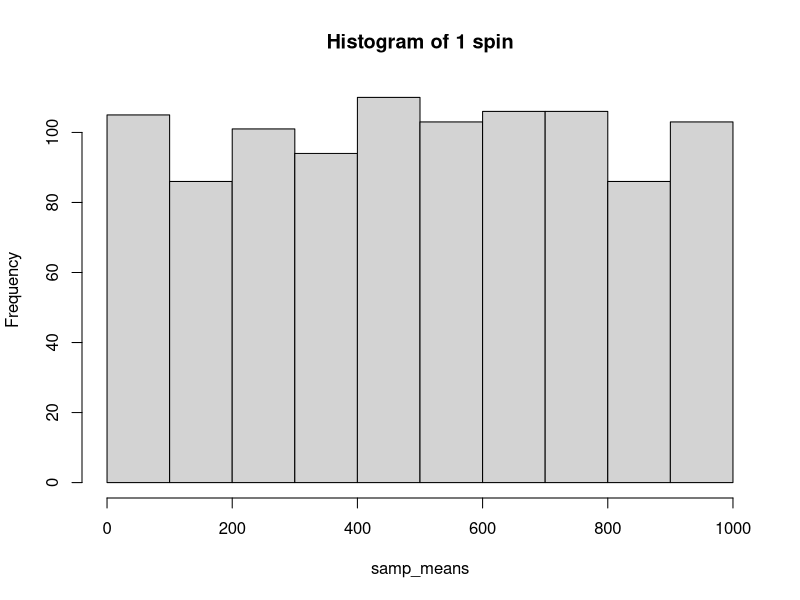
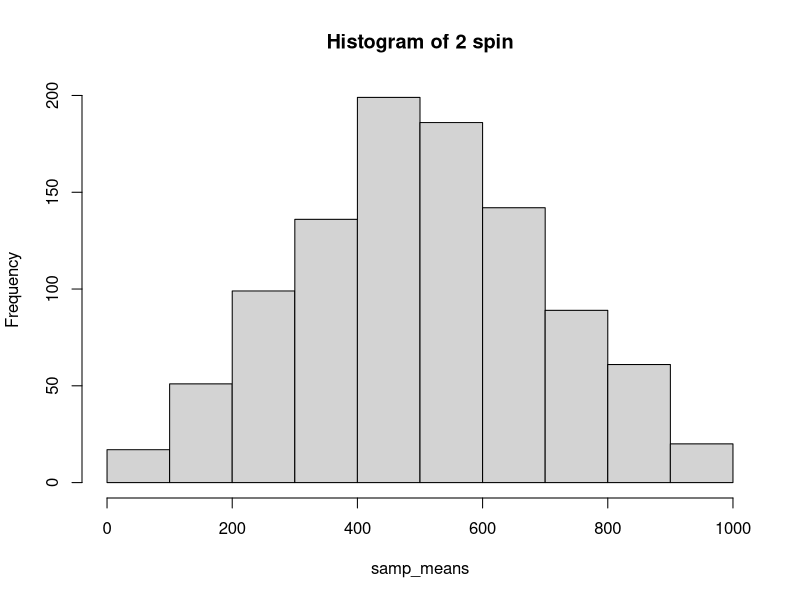
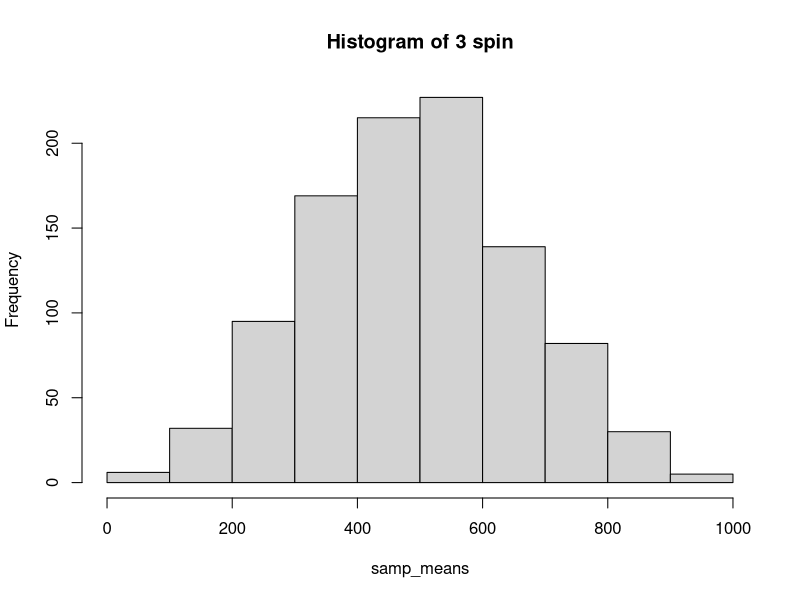
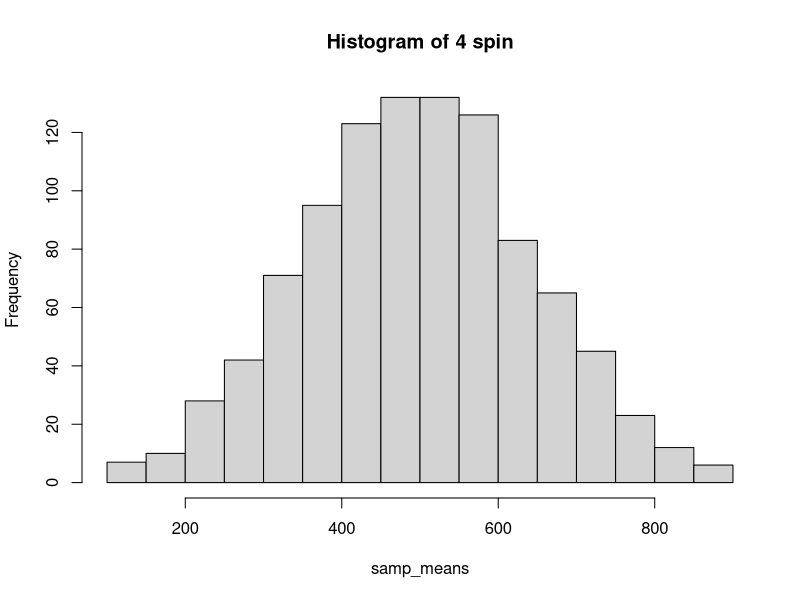
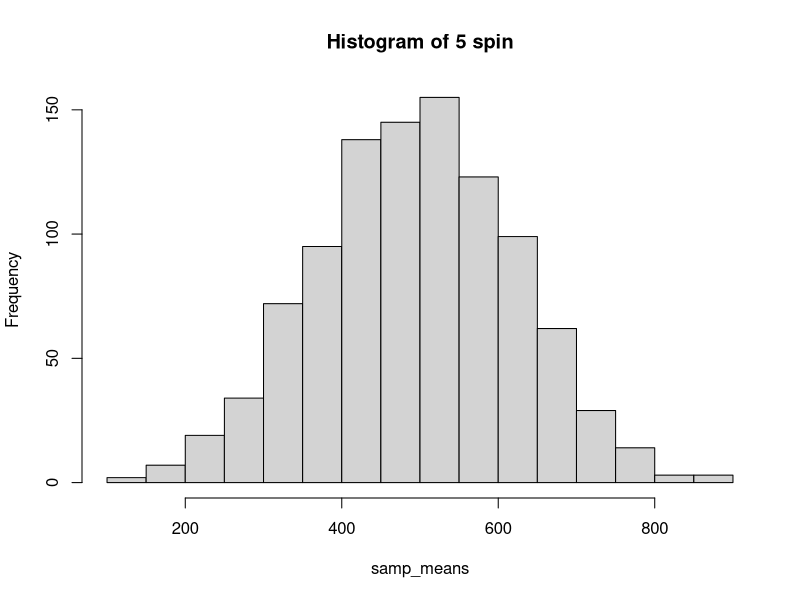
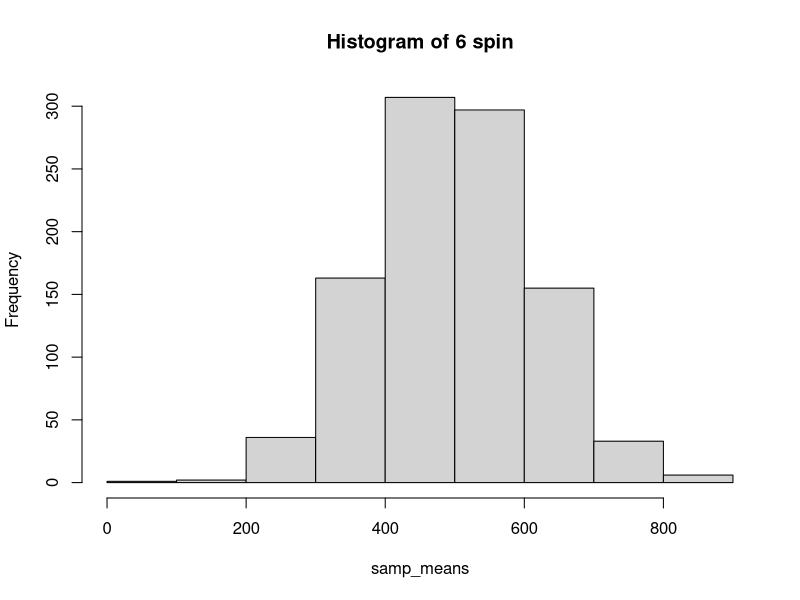
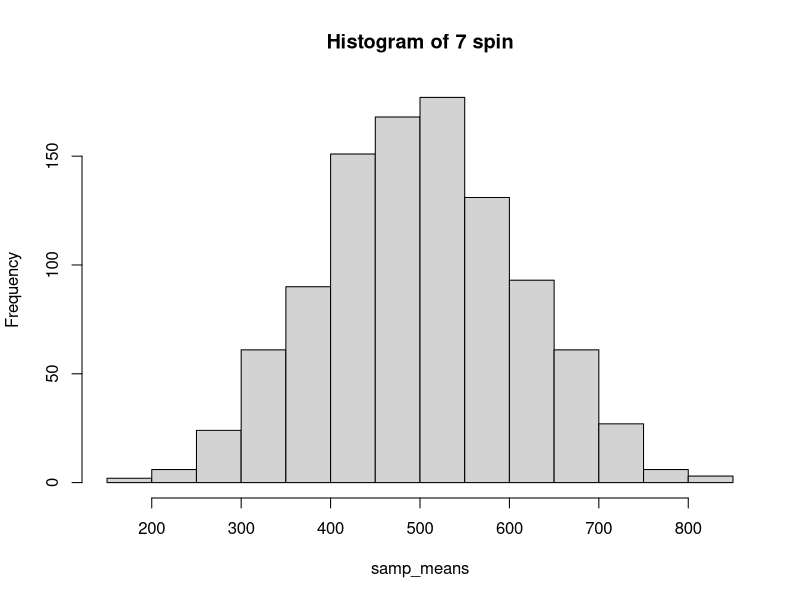
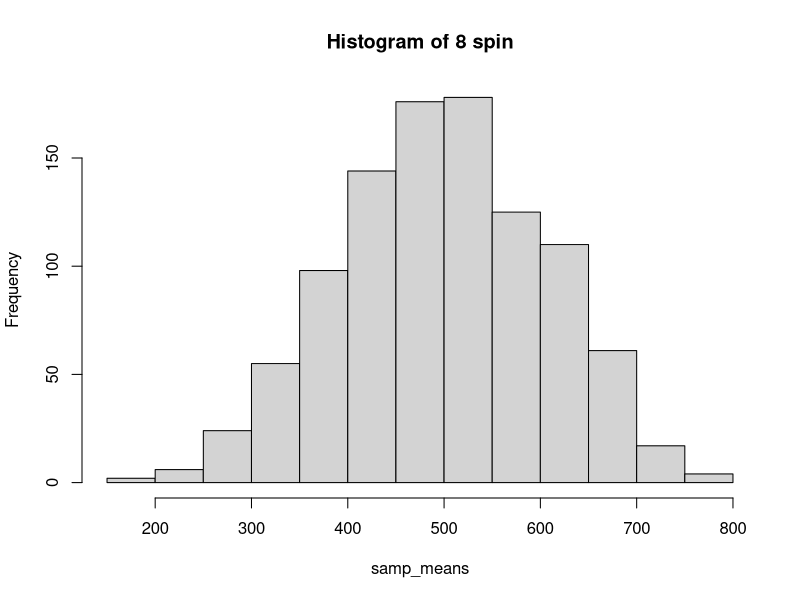

Write the R code that produced these figures, in order. (Note: this script raises an error after producing the figures.)
## ---- chunk 1
knitr::opts_chunk$set(echo = TRUE)
library(readr)
library(dplyr)
## ---- chunk 2
# Create a vector for wheel and probability
wheel <- c(0:1000)
p <-rep(c(1/1000), times=1000)

# Find the theoretical mean and std 
theo_mean <- mean(wheel)
theo_var <- sum((wheel - theo_mean)^2)/1000
theo_sd <- sqrt(theo_var)

# Print out the result
sprintf("The theoretical mean of the winnings is %.3f. The theoretical std is %.3f.", theo_mean, theo_sd)
## ---- chunk 3
# Building the Sampling Distribution
set.seed(50)

# Use loop to simulate spins from 1 to 10
tab <- matrix(nrow = 5, ncol=10, byrow=TRUE)
i<-1
for(i in 1:10) {
 nam <- paste0("rep_spin_", i, sep = "")
 nam <- replicate(1000, {
    samp <- sample(wheel, i, replace = TRUE)})
 matrix_spin <- matrix(nam, nrow = i)
 matrix_spin <- t(matrix_spin)
 samp_means <- rowMeans(matrix_spin)
 matrix_spin <- cbind(matrix_spin, samp_means)
 prob_600 <- sum(samp_means > 600)/1000*100
 sm_average <- mean(samp_means)
 sm_sd <- sd(samp_means)
 print(paste0("The mean of sample mean for ", i, " spin is ", sm_average))
 print(paste0("The std of sample mean for ", i, " spin is ", sm_sd))
 print(paste0("The theoretical standard error for ", i, " spin is ", theo_sd/sqrt(1000*i)))
 print(paste0("The probability of winning more than $600 for ", i, " spin is ", prob_600, "%"))
 print(paste0("Replication containing ", i, " spin"))
 print(matrix_spin)
 hist(samp_means, main = paste0("Histogram of ", i, " spin"))
 tab[1, i] = theo_mean
 tab[2, i] = sm_average
 tab[3, i] = theo_sd/sqrt(1000*i)
 tab[4, i] = sm_sd
 tab[5, i] = prob_600
}
## ---- chunk 4
#define column names and row names of matrix
colnames(tab) <- c('1', '2', '3', '4', '5', '6', '7', '8', '9', '10')
rownames(tab) <- c('Theoretical Mean', 'Mean of Sample Means', 'Theoretical Standard Error', 'Standard Deviation of Sample Means', 'P(winning > $600)')

tab
## ---- chunk 5
# Read in the file
SupermarketTrans <- read_csv("SupermarketTrans.csv", col_types = cols(Revenue = col_number()))
set.seed(50)
## ---- chunk 6
# Find the proportion for each category in product family
Drink <- SupermarketTrans%>%
  filter(`Product Family`== "Drink")
Food <- SupermarketTrans%>%
  filter(`Product Family`== "Food")
Non_Consumable <- SupermarketTrans%>%
  filter(`Product Family`== "Non-Consumable")
Drink_prop <- nrow(Drink)/nrow(SupermarketTrans)
Food_prop <- nrow(Food)/nrow(SupermarketTrans)
Non_Consumable_prop <- nrow(Non_Consumable)/nrow(SupermarketTrans)

# Print out the result
sprintf("If the total sample size be 250, we should sample %.f from drink, %.f from food, %.f from Non-consumable", 250*Drink_prop, 250*Food_prop, 250*Non_Consumable_prop)
## ---- chunk 7
# Sampling
Drink_sample <- sample_n(Drink, 22)
Food_sample <- sample_n(Food, 181)
Non_Consumable_sample <- sample_n(Non_Consumable, 47)
Sample_mean_drink <- mean(Drink_sample$Revenue)
Sample_mean_food <- mean(Food_sample$Revenue)
Sample_mean_non_consumable <- mean(Non_Consumable_sample$Revenue)
sd_drink <- sd(Drink_sample$Revenue)
sd_food <- sd(Food_sample$Revenue)
sd_non_consumable <- sd(Non_Consumable_sample$Revenue)

# Print out the result
sprintf("The individual sample means from drink is %.f, from food is %.f, from non-consumable is %.f", Sample_mean_drink, Sample_mean_food, Sample_mean_non_consumable)
sprintf("The sample standard deviations from drink is %.f, from food is %.f, from non-consumable is %.f", sd_drink, sd_food, sd_non_consumable)
## ---- chunk 8
#Read in the file
PaymentTimes <- read_csv("PaymentTimes.csv")

#Sample mean, sample size, population std
x_bar <- mean(PaymentTimes$PayTime)
n <- 65
sigma <- 4.2

#Z score for 95% confidence
z95 <- qnorm(0.975, mean = 0, sd = 1, lower.tail = TRUE)

#95% CI
l95 <- x_bar - (z95*sigma/sqrt(n))
r95 <- x_bar + (z95*sigma/sqrt(n))

l95_rounded <- round(l95, digits = 3)
r95_rounded <- round(r95, digits = 3)

#Display 95% CI
sprintf("95 percent CI: (%s, %s)", l95_rounded, r95_rounded)
## ---- chunk 9
# Z score for 99% confidence
z99 <- qnorm(0.995, mean = 0, sd = 1, lower.tail = TRUE)

# 99% CI
l99 <- x_bar - (z99*sigma/sqrt(n))
r99 <- x_bar + (z99*sigma/sqrt(n))

l99_rounded <- round(l99, digits = 3)
r99_rounded <- round(r99, digits = 3)

# Display 99% CI
sprintf("99 percent CI: (%s, %s)", l99_rounded, r99_rounded)
## ---- chunk 10
Prob_pay <- pnorm(18.1077, 19.5, 4.2)

# Print out the result
sprintf("The probability of observing a sample mean payment time of 65 invoices less than 18.1077 days is %.3f", Prob_pay)
## ---- chunk 11
prob_car <- pexp(3, 1/2.7)

#Print out the result
sprintf("The proportion of cars can get through the toll booth in less than 3 minutes is %.3f", prob_car)
## ---- chunk 12
prob_swim <- pnorm(60, 62, 2)
answer <- choose(5, 2)*((prob_swim^2)*((1-prob_swim))^3)

#Print out the result
sprintf("The probability that she will swim under a minute exactly twice in next five race is %.3f", answer)
## ---- chunk 13
return_size <- 25
charity <- 5
Audit <- 4
prob_audit_charity <- dhyper(1, 5, 20, 4)

#Print out the result
sprintf("The probability exactly one of the four audited had a charitable deduction of more than $1,000 is %.3f", prob_audit_charity)
## ---- chunk 14
prob_audit_no_charity <- 1 - phyper(0, 5, 20, 4)

#Print out the result
sprintf("The probability at least one of the audited returns had a charitable contribution of more than $1,000 is %.3f", prob_audit_no_charity)
## ---- chunk 15
no_benz <- dpois(0, 3)

#Print out the result
sprintf("The probability that no Mercedes is sold on a particular day is %.3f", no_benz)
## ---- chunk 16
At_least_one_benz <- (1-no_benz)^5
sprintf("The probability that for five consecutive days at least one Mercedes is sold is %.3f", At_least_one_benz)
## ---- chunk 17
median <- qexp(0.5, 0.5)

sprintf("The median waiting time until the next alarm is %.3f", median)
## ---- chunk 18
first_quartile <- qexp(0.25, 0.5)

sprintf("The first quartile of waiting time before the next alarm is %.3f", first_quartile)
## ---- chunk 19
thirty_quartile <- qexp(0.3, 0.5)

sprintf("The 30th percentile of waiting time until the next alarm is %.3f", thirty_quartile)
## ---- chunk 20
sample_size <- 150
first_response <- 1-0.45
second_response <- 1-0.7
success_rate <- first_response + (1-first_response)*second_response

#Calculate the probability
prob_both <- 1-pbinom(109, sample_size, success_rate)

#Print out the result
sprintf("The probability of getting this required number of returns from both waves is %.3f", prob_both)
## ---- chunk 21
default <- 0.07
bad_debt <- 0.8
charge <- 250/bad_debt

writeoff_250 <- pnorm(charge, 350, 100, lower.tail = FALSE)*default

#Print out the result
sprintf("The probability that a typical customer in this group will default and produce a write-off of more than $250 in bad debt is %.3f", writeoff_250)
## ---- chunk 22
mean_500customer <- 500*writeoff_250
std_500customer <- sqrt(mean_500customer*(1-writeoff_250))

#Print out the result
sprintf("The mean is %.3f, and the std is %.3f", mean_500customer, std_500customer)
## ---- chunk 23
prob_25 <- 1 - pbinom(24, 500, writeoff_250)

sprintf("The probability that at least 25 of them will meet the description is %.3f", prob_25)
## ---- chunk 24
mean_toy <- 20000

#Find out the z value for 95% CI
z95 <- qnorm(0.975, mean = 0, sd = 1, lower.tail = TRUE)

#Calculate std
sd_toy <-(30000-mean_toy)/z95

#Print out the result
sprintf("Question11(a)")
sprintf("The mean is %.f, and the standard deviation is %.3f", mean_toy, sd_toy)
## ---- chunk 25
#Question(b)
p_15000 <- 1 - pnorm(15000, mean_toy, sd_toy)
p_18000 <- 1 - pnorm(18000, mean_toy, sd_toy)
p_24000 <- 1 - pnorm(24000, mean_toy, sd_toy)
p_28000 <- 1 - pnorm(28000, mean_toy, sd_toy)

sprintf("The probability of stock-outs for order quantity 15,000 is %.3f, for 18,000 is %.3f, for 24,000 is %.3f, for 28000 is %.3f", p_15000, p_18000, p_24000, p_28000 )
## ---- chunk 26
knitr::include_graphics("HW2_FOA_Q11c.png")
## ---- chunk 27
toy <- qnorm(0.7, mean_toy, sd_toy)
toy_rounded <- round(toy, digits = 0)

#Pessimistic
Pessimistic <- 10000*24+5*(toy_rounded-10000)-16*toy_rounded

#Likely
Likely<- 20000*24+5*(toy_rounded-20000)-16*toy_rounded

#Optimistic
Optimistic<- toy_rounded*24-16*toy_rounded

sprintf("The manager should order %.f teddies", toy)
sprintf("Under pessimistic scenario, the profit is %.f. Under likely scenario, the profit is %.f. Under optimistic scenario, the profit is %.f", Pessimistic, Likely, Optimistic)

